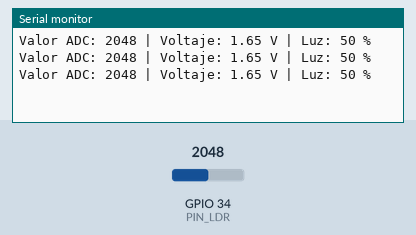
Simulated run of this sketch. Board: ESP32. Parts: the last lines printed to the serial monitor. Inputs (shaded band) come from the test bench; at power-on: GPIO 34 (PIN_LDR) = 2048 (analog values on the 0–4095 scale).

Above: at 1.3 s.
1.4 s: GPIO 34 (PIN_LDR) set to 2866
At 1.9 s:
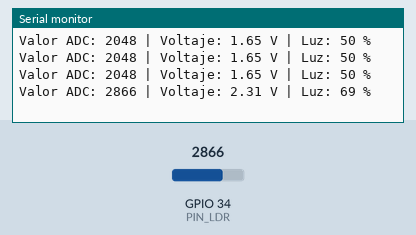
2.9 s: GPIO 34 (PIN_LDR) set to 3603
At 3.4 s:
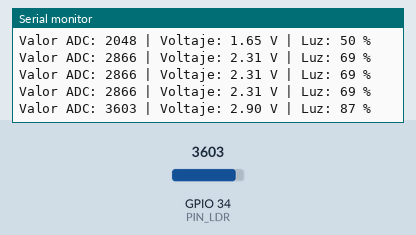
Timing chart, 0 to 5.9 s (numbered marks = the images above; inputs shaded):
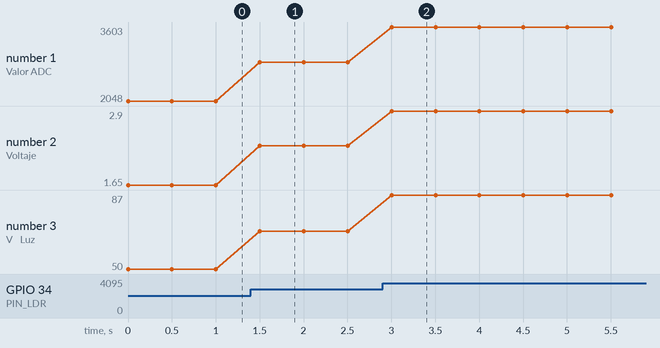

The sketch:

TestFotoresis.ino
```cpp
// Lectura de fotoresistencia (LDR) con ESP32

const int PIN_LDR = 34;   // Pin ADC (solo entrada)

void setup() {
  Serial.begin(115200);
  analogReadResolution(12);        // 0 - 4095
  analogSetAttenuation(ADC_11db);  // Rango hasta ~3.3V
}

void loop() {
  int valor = analogRead(PIN_LDR);
  float voltaje = valor * (3.3 / 4095.0);
  int porcentaje = map(valor, 0, 4095, 0, 100);

  Serial.print("Valor ADC: ");
  Serial.print(valor);
  Serial.print(" | Voltaje: ");
  Serial.print(voltaje, 2);
  Serial.print(" V | Luz: ");
  Serial.print(porcentaje);
  Serial.println(" %");

  delay(500);
}
```

Measured:
- after the input at 1.4 s, the serial monitor: prints a new line after 0.10 s (image 1)
- after the input at 2.9 s, the serial monitor: prints a new line after 0.10 s (image 2)
- plotted number 1: 2048 → 2866 after the input at 1.4 s, 2866 → 3603 after the input at 2.9 s
- plotted number 2: 1.65 → 2.31 after the input at 1.4 s, 2.31 → 2.9 after the input at 2.9 s
- plotted number 3: 50 → 69 after the input at 1.4 s, 69 → 87 after the input at 2.9 s
